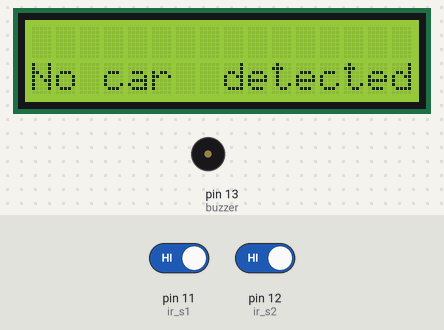
A sketch run on a simulated Arduino Uno, built with avr-gcc and run on an emulated ATmega328P. Shown: 16×2 character LCD, buzzer (waves = sounding, pin HIGH). The test bench sets the inputs (shaded band); at power-on: pin 11 (ir_s1) HIGH, pin 12 (ir_s2) HIGH.

Above: at 3.2 s.
3.3 s: pin 11 (ir_s1) driven LOW
At 3.7 s:
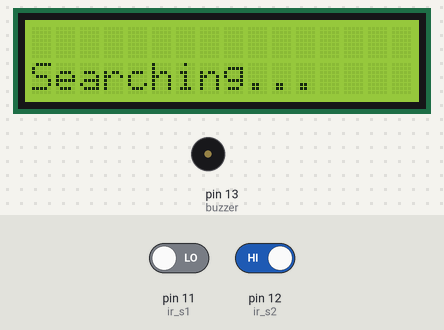
4.8 s: pin 12 (ir_s2) driven LOW
At 5.7 s:
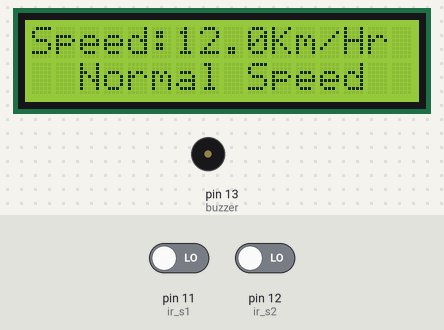
6.3 s: pin 11 (ir_s1) driven HIGH
At 8.5 s:
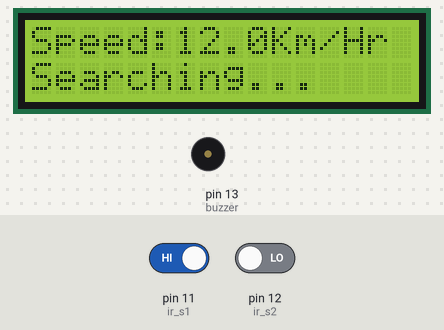
9.3 s: pin 11 (ir_s1) driven LOW
At 10.0 s:
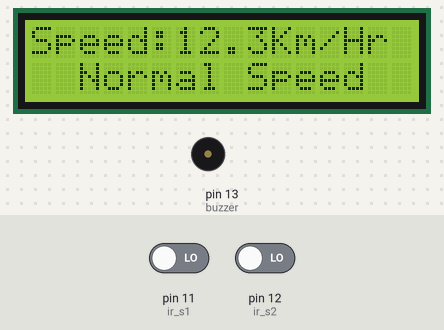
10.8 s: pin 12 (ir_s2) driven HIGH
At 12.9 s:
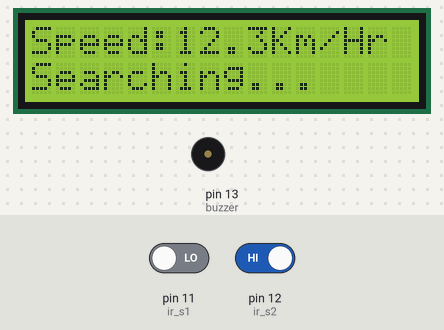
13.8 s: pin 12 (ir_s2) driven LOW
At 17.5 s:
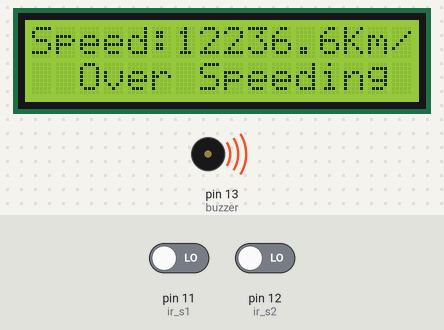
Timing chart, 0 to 21.3 s (numbered marks = the images above; inputs shaded):
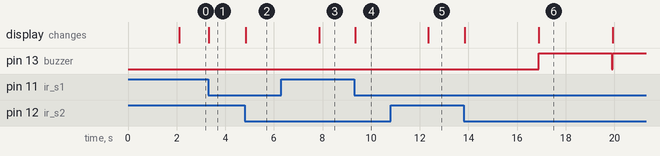

Measured:
- after the input at 3.3 s, the display: changes at once (image 1)
- after the input at 4.8 s, the display: changes after 0.05 s (image 2)
- after the input at 6.3 s, pin 13 (buzzer): stays LOW (without the input it goes to HIGH after 1.6 s); the display: changes after 1.6 s (image 3)
- after the input at 9.3 s, the display: changes at once (image 4)
- after the input at 10.8 s, pin 13 (buzzer): stays LOW (without the input it goes to HIGH after 1.6 s); the display: changes after 1.6 s (image 5)
- after the input at 13.8 s, pin 13 (buzzer): LOW → HIGH after 3.1 s, → LOW 3.0 s later, → HIGH 0.04 s later; the display: first changes after 0.05 s (image 6 shows a later state)

The sketch:

car_speed_detector.ino
```cpp
#include <Wire.h>
#include <LiquidCrystal_I2C.h> //includes LiquidCrystal_I2C library
LiquidCrystal_I2C lcd(0x27, 16, 2);


int timer1;
int timer2;

float Time;

int flag1 = 0;
int flag2 = 0;

float distance = 5.0;
float speed;

int ir_s1 = 11;
int ir_s2 = 12;

int buzzer = 13;

void setup(){
  pinMode(ir_s1, INPUT);
  pinMode(ir_s2, INPUT);
  pinMode(buzzer, OUTPUT);

  lcd.init();
  lcd.backlight();
  lcd.clear();
  lcd.setCursor(0,0);
  lcd.print(" WELCOME To Mom's ");
  lcd.setCursor(0,1);
  lcd.print("Pride School");
  delay(2000);
  lcd.clear();
}

void loop() {
if(digitalRead (ir_s1) == LOW && flag1==0){timer1 = millis(); flag1=1;}

if(digitalRead (ir_s2) == LOW && flag2==0){timer2 = millis(); flag2=1;}

if (flag1==1 && flag2==1){
     if(timer1 > timer2){Time = timer1 - timer2;}
else if(timer2 > timer1){Time = timer2 - timer1;}
 Time=Time/1000;//convert millisecond to second
 speed=(distance/Time);//v=d/t
 speed=speed*3600;//multiply by seconds per hr
 speed=speed/1000;//division by meters per Km
}

if(speed==0){
lcd.setCursor(0, 1);
if(flag1==0 && flag2==0){lcd.print("No car  detected");}
                    else{lcd.print("Searching...    ");}
}
else{
    lcd.clear();
    lcd.setCursor(0, 0);
    lcd.print("Speed:");
    lcd.print(speed,1);
    lcd.print("Km/Hr  ");
    lcd.setCursor(0, 1);
  if(speed > 50){lcd.print("  Over Speeding  "); digitalWrite(buzzer, HIGH);}
            else{lcd.print("  Normal Speed   "); }
    delay(3000);
    digitalWrite(buzzer, LOW);
    speed = 0;
    flag1 = 0;
    flag2 = 0;
 }
}
```
